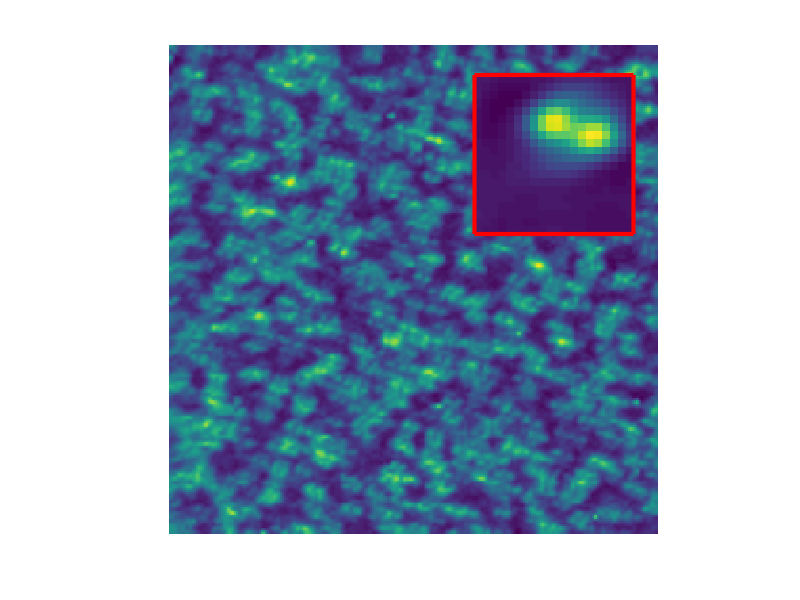

Reproduce this figure in MATLAB.
clear; load('realdata_rec.mat');
figure(1); clf; 

imagesc(Y); axis off; axis equal;

p = get(gca, 'Position');
h = axes('Parent', gcf, 'Position', [p(1)+.45 p(2)+.5 p(3)-.55 p(4)-.55]);

imagesc(h, A); 
rectangle('Position', [0.5 0.5 size(A)], ...
    'EdgeColor', 'r', 'LineWidth', 3);
axis equal; axis off;